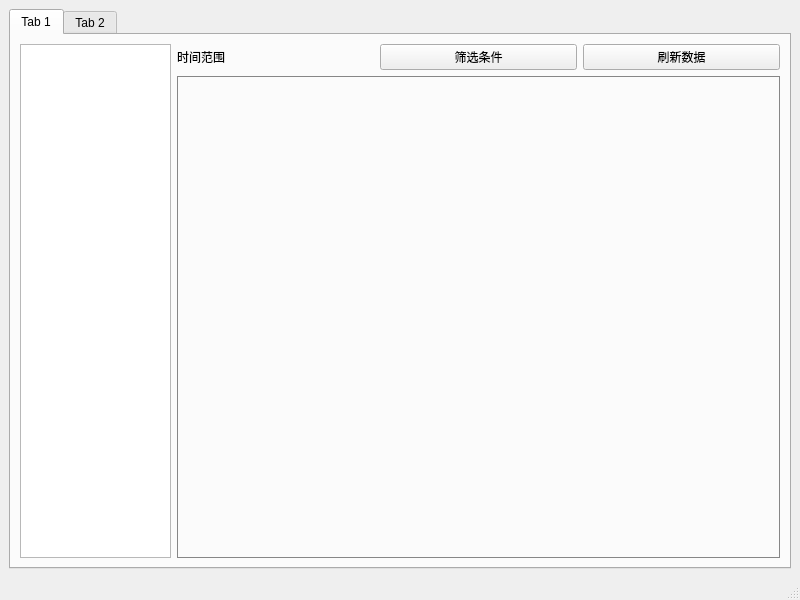
<?xml version="1.0" encoding="UTF-8"?>
<ui version="4.0">
 <class>MainWindow</class>
 <widget class="QMainWindow" name="MainWindow">
  <property name="geometry">
   <rect>
    <x>0</x>
    <y>0</y>
    <width>800</width>
    <height>600</height>
   </rect>
  </property>
  <property name="windowTitle">
   <string>MainWindow</string>
  </property>
  <property name="styleSheet">
   <string notr="true">#data_show {
	border: 1px solid #868686;
}</string>
  </property>
  <widget class="QWidget" name="centralwidget">
   <property name="styleSheet">
    <string notr="true">#data_show{
  border-size: 1px
}</string>
   </property>
   <layout class="QHBoxLayout" name="horizontalLayout">
    <item>
     <widget class="QTabWidget" name="tabWidget">
      <property name="currentIndex">
       <number>0</number>
      </property>
      <widget class="QWidget" name="tab">
       <attribute name="title">
        <string>Tab 1</string>
       </attribute>
       <layout class="QHBoxLayout" name="horizontalLayout_4">
        <item>
         <layout class="QHBoxLayout" name="horizontalLayout_3" stretch="1,4">
          <item>
           <widget class="QListWidget" name="listWidget"/>
          </item>
          <item>
           <layout class="QVBoxLayout" name="verticalLayout" stretch="1,15">
            <item>
             <layout class="QHBoxLayout" name="horizontalLayout_2">
              <item>
               <widget class="QLabel" name="label">
                <property name="text">
                 <string>时间范围</string>
                </property>
               </widget>
              </item>
              <item>
               <widget class="QPushButton" name="pushButton">
                <property name="text">
                 <string>筛选条件</string>
                </property>
               </widget>
              </item>
              <item>
               <widget class="QPushButton" name="pushButton_2">
                <property name="text">
                 <string>刷新数据</string>
                </property>
               </widget>
              </item>
             </layout>
            </item>
            <item>
             <widget class="QWidget" name="data_show" native="true"/>
            </item>
           </layout>
          </item>
         </layout>
        </item>
       </layout>
      </widget>
      <widget class="QWidget" name="tab_2">
       <attribute name="title">
        <string>Tab 2</string>
       </attribute>
       <layout class="QHBoxLayout" name="horizontalLayout_5">
        <item>
         <widget class="QPushButton" name="pushButton_3">
          <property name="text">
           <string>PushButton</string>
          </property>
         </widget>
        </item>
       </layout>
      </widget>
     </widget>
    </item>
   </layout>
  </widget>
  <widget class="QMenuBar" name="menubar">
   <property name="geometry">
    <rect>
     <x>0</x>
     <y>0</y>
     <width>800</width>
     <height>22</height>
    </rect>
   </property>
  </widget>
  <widget class="QStatusBar" name="statusbar"/>
 </widget>
 <resources/>
 <connections/>
</ui>
